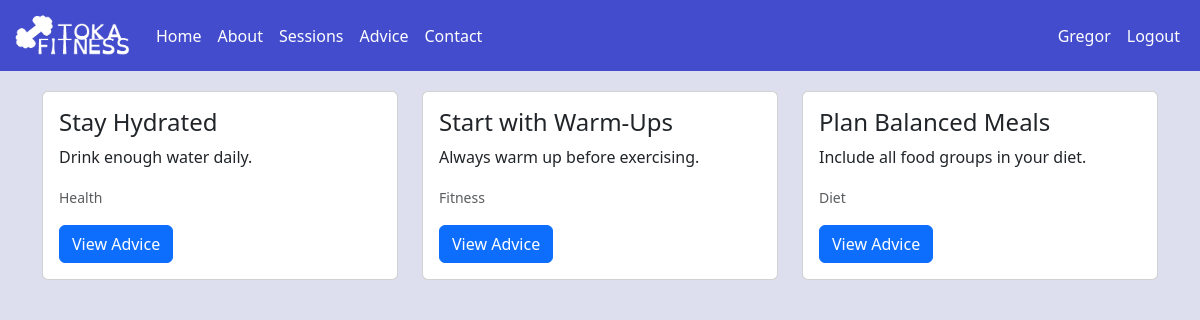
Page /advice (signed in) on the committed database.
### tables this page shows
CREATE TABLE advice (
    id INTEGER PRIMARY KEY AUTOINCREMENT,
    advice_name TEXT NOT NULL,
    short_description TEXT NOT NULL,
    long_description TEXT NOT NULL,
    type TEXT CHECK(type IN ('health', 'fitness', 'diet')) NOT NULL
);

### app.py (the view)
@app.route('/advice')
def advice():
    data = db.queryDB("SELECT * FROM advice")
    return render_template('advice.html', name=session.get('name'), data=data)

### db_connector.py (called while the page is built)
    def connect(self):
        conn = None
        try:
            conn = sqlite3.connect(self.DBname)
        except Exception as e:
            print(f"An error occurred: {e}")
        return conn

    def disconnect(self, conn):
        if conn:
            conn.close()

    def queryDB(self, command, params=[]):
        conn = self.connect()
        cur = conn.cursor()
        cur.execute(command, params)
        result = cur.fetchall()
        self.disconnect(conn)
        return result

### templates/advice.html (shortened to what this page needs)
{% extends "base.html" %} {% block title %}Advice{% endblock %} {% block content %}
<div class="container">
  <div class="row">
    {% for row in data %}
    <div class="col-sm-4">
      <div class="card" style="width: auto">
        <div class="card-body">
          <h4 class="card-title">{{ row[1] }}</h4>
          <p class="card-text">{{ row[2] }}</p>
          <p class="card-text"><small class="text-muted">{{ row[4] | capitalize }}</small></p>
          <button type="button" class="btn btn-primary" data-bs-toggle="modal" data-bs-target="#adviceModal{{ row[0] }}">
            View Advice
          </button>
        </div>
      </div>
    </div>
    {% endfor %}
  </div>
</div>
{% endblock %}

### templates/base.html (style rules this page uses)
body { background-color: #dddeee; color: #000; }

### rows in the picture
advice: advice_name "Stay Hydrated", short_description "Drink enough water daily.", type "Health"
advice: advice_name "Start with Warm-Ups", short_description "Always warm up before exercising.", type "Fitness"
advice: advice_name "Plan Balanced Meals", short_description "Include all food groups in your diet.", type "Diet"

### other values in the picture
{{ session.get('name') }} "Gregor"
